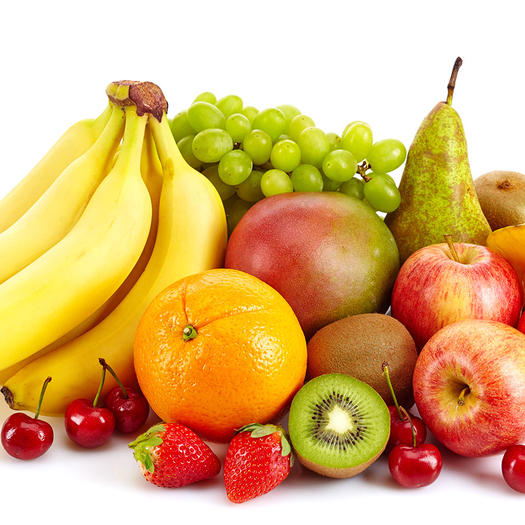
#> input picture images/fruits.jpg, 525 x 525 px
$ jupyter execute '01 Opening Images, Cropping, Adding, Noise, Blur, Shapen.ipynb'   (shell and % lines are left out)
#> lines starting #> are read from the running program, lines starting #| are printed output that depends on the picture
[cell 1]
import numpy as np
import cv2
import matplotlib.pyplot as plt

cv2.IMREAD_COLOR : Loads a color image. Any transparency of image will be neglected. It is the default flag.

cv2.IMREAD_GRAYSCALE : Loads image in grayscale mode

cv2.IMREAD_UNCHANGED : Loads image as such including alpha channel

[cell 2]
image = cv2.imread('../images/fruits.jpg', cv2.IMREAD_GRAYSCALE)
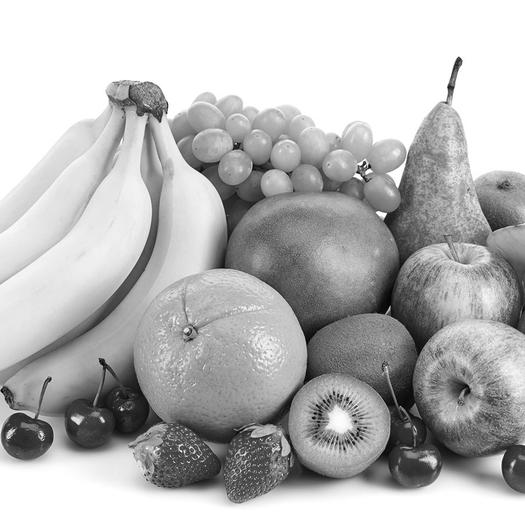
#> image: shape (525, 525); min 0, max 255, mean 183.5

[cell 3]
plt.figure(figsize=(8,8))
plt.imshow(image, cmap='gray') #cmap='gray' because without this, matplotlib will show a different shade image
print(image.shape)
#| (525, 525)

[cell 4]
# CROPPING IMAGE
y = 350
x = 0
h = 130 # Height
w = 100 # Width
fruit1 = image[y:y+h,x:x+w]
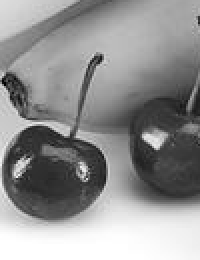
#> fruit1: shape (130, 100) (shown 2 times larger); min 0, max 255, mean 145.3
plt.imshow(fruit1, cmap='gray')
plt.title("Cropped Image")

[cell 5]
fruit2 = image[100:100+h,250:250+w]
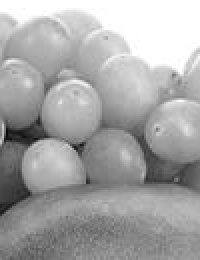
#> fruit2: shape (130, 100) (shown 2 times larger); min 6, max 255, mean 166.5
plt.imshow(fruit2, cmap='gray')
plt.title("Cropped Image")

[cell 6]
# Adding two images together might cause other values to reach the maximum value of 255 and start clipping the image.
plt.imshow(fruit1+fruit2, cmap='gray')
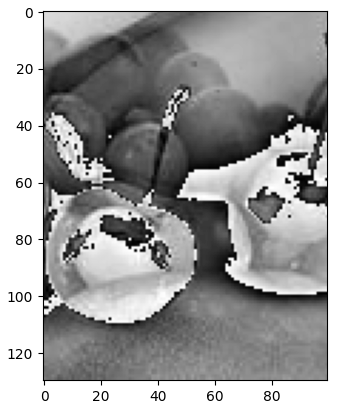
#> figure drawn by matplotlib, 1 panel

[cell 7]
plt.subplot(1, 2, 1)
#Adding both images with weights of 0.5 each to avoid clipping
plt.imshow(0.5* fruit1+ 0.5* fruit2, cmap='gray')


plt.subplot(1, 2, 2)
#Adding both image then dividing by two is not the same as we did above
plt.imshow((fruit1+fruit2)//2, cmap='gray')
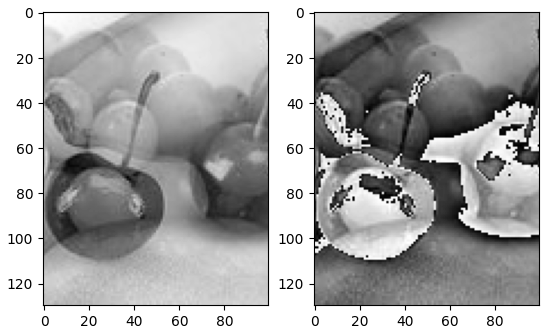
#> figure drawn by matplotlib, 2 panels

[cell 8]
# mean and standard deviation
mean, sigma = 0,0.1

# Gaussian Noise
g_noise = np.random.normal(mean, sigma, image.shape)

[cell 9]
# g_noise has values less than one
# We map these values to [0 255] so we can add it to our original image
g_noise = np.interp(g_noise, [0,1], [0,255])
g_noise = np.float32(g_noise)

[cell 10]
image_with_gnoise = image + g_noise
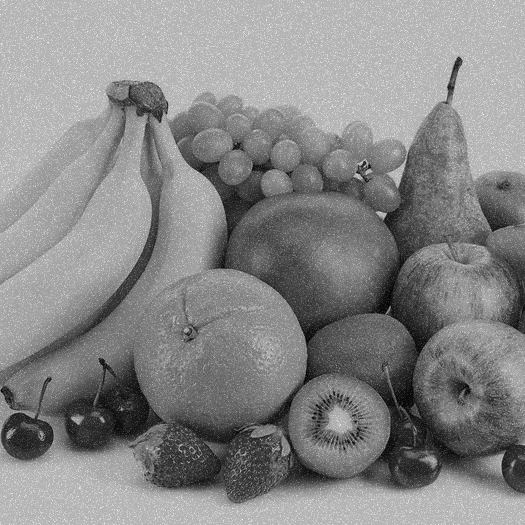
#> image_with_gnoise: shape (525, 525) float32; min 0, max 363.2, mean 193.7; drawn with min black and max white
plt.figure(figsize=(8,8))
plt.imshow(image_with_gnoise, cmap='gray')

[cell 11]
#Salt and Pepper Noise Generation

def saltpepper_noise(image, probability):
#> called with probability = 0.05
    import random
    output = np.zeros(image.shape,np.uint8)
    threshold = 1 - probability
    for i in range(image.shape[0]):
        for j in range(image.shape[1]):
            rdn = random.random()
            if rdn < probability:
                output[i][j] = 0
            elif rdn > threshold:
                output[i][j] = 255
            else:
                output[i][j] = image[i][j]
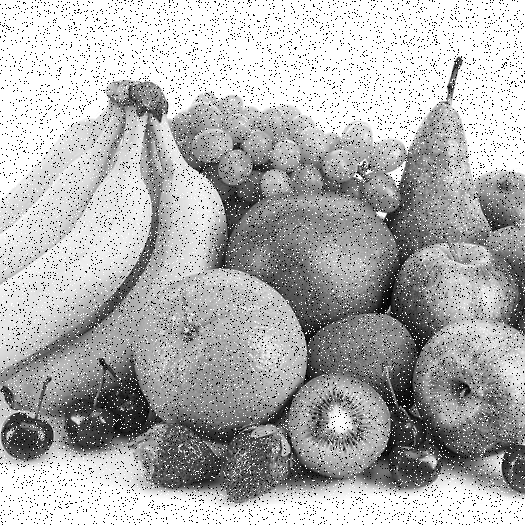
#> output: shape (525, 525); min 0, max 255, mean 177.9
    return np.float32(output)

[cell 12]
plt.figure(figsize=(12,12))
plt.subplot(1, 2, 1)
image_with_saltpepper = image+saltpepper_noise(image,0.05)
plt.imshow(image_with_saltpepper, cmap='gray')
plt.title("with Salt and Pepper Noise")

# Median Blur works very well with salt and pepper noises
plt.subplot(1, 2, 2)
median = cv2.medianBlur(image_with_saltpepper, 5) #This 5 here is the range to check the neghboring pixels
plt.imshow(median, cmap='gray')
plt.title("after Median Blur")

[cell 13]
# Averaging Filter is also a blurring filter
# You create a kernel that has values of 1 and you normalize it.

kernel = np.ones((5,5), np.float32)/25
plt.figure(figsize=(8,8))
# cv2.filter2D - Convolving the kernel within the image
plt.imshow(cv2.filter2D(image_with_gnoise,-1,kernel), cmap='gray')
plt.title("Averaging Filter / Blur")
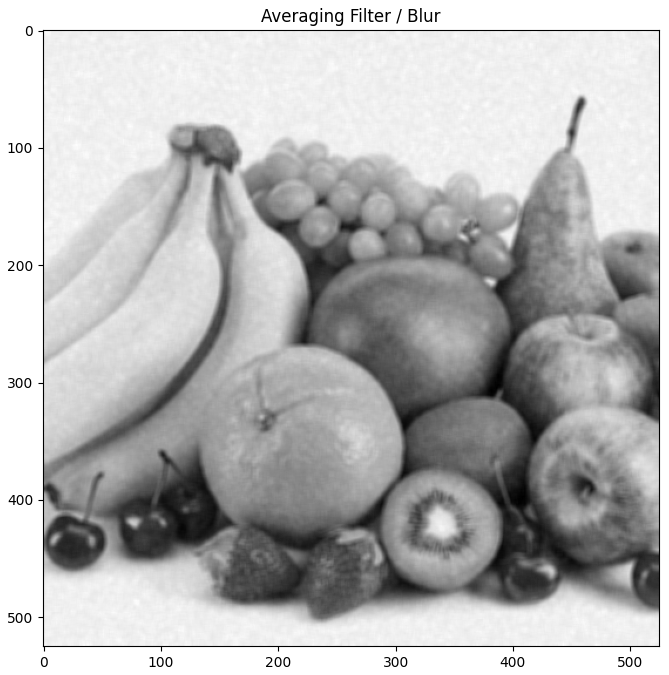
#> figure drawn by matplotlib, 1 panel

[cell 14]
# Gaussian Blur

blur = cv2.GaussianBlur(image_with_gnoise,(5,5),0)
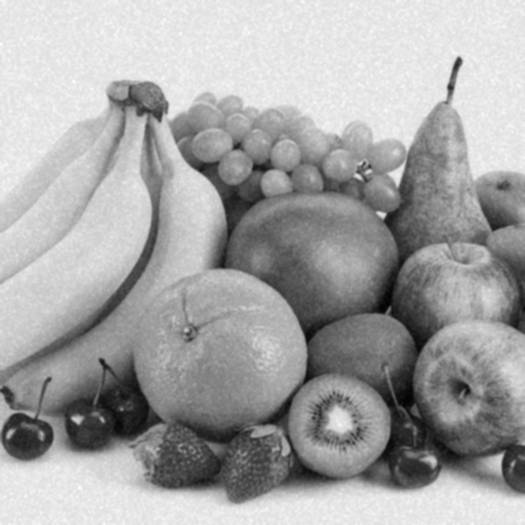
#> blur: shape (525, 525) float32; min 13.4, max 290.2, mean 193.7; drawn with min black and max white
plt.figure(figsize=(8,8))
plt.imshow(blur, cmap='gray')
plt.title("Gaussian Blur")

[cell 15]
# Bilateral Filter work effectively when blurring but you want to keep the edges
# bilateralFilter(src, d, sigmaColor, sigmaSpace[, dst[, borderType]])

blur = cv2.bilateralFilter(np.float32(image_with_gnoise),10,100,100)
plt.figure(figsize=(8,8))
plt.imshow(blur, cmap='gray')
plt.title("Blurring, keeping Edges")

[cell 16]
# COLORED IMAGES

[cell 17]
image = cv2.imread('../images/fruits.jpg', cv2.IMREAD_COLOR)
#> image is the input picture: shape (525, 525, 3); mean B, G, R 116.4, 178.2, 219.5

[cell 18]
plt.figure(figsize=(8,8))
plt.imshow(image)
plt.title("Image in BGR format with OpenCV")

# OpenCV has a BGR set of matrix and not in RGB format.
# That is the reason why the below image has weird colors.
# To fix this, we need to create a function to do BGR -> RGB

[cell 19]
# BGR to RGB function

def to_rgb(img):
    return cv2.cvtColor(img, cv2.COLOR_BGR2RGB)
#> returned value: shape (525, 525, 3)

[cell 20]
plt.figure(figsize=(8,8))
plt.imshow(to_rgb(image))
plt.title("Original Image")

[cell 21]
# BLURRING

kernel = np.ones((5,5), np.float32)/25
plt.figure(figsize=(8,8))
image_withAveraging = cv2.filter2D(image,-1,kernel)
plt.imshow(to_rgb(image_withAveraging))
plt.title("Blurred Image")

[cell 22]
# SHARPENING FILTER
# You subtract an impluse matrix
kernel = np.zeros((5,5), np.float32)
kernel[2,2] = 2.0  #Center value
box_filter = np.ones((5,5), np.float32)/25
kernel = kernel - box_filter

sharpened_image = cv2.filter2D(image_withAveraging, -1, kernel)
for i in range(1,4):
    plt.figure(figsize=(20,15))
    plt.subplot(1,3,i)
    sharpened_image = cv2.filter2D(sharpened_image, -1, kernel)
    plt.imshow(to_rgb(sharpened_image))
    plt.title("Shapened Image, #{}".format(i))
#> this loop made 3 passes
#> pass 3, `sharpened_image = cv2.filter2D(sharpened_image, -1, kernel)`:
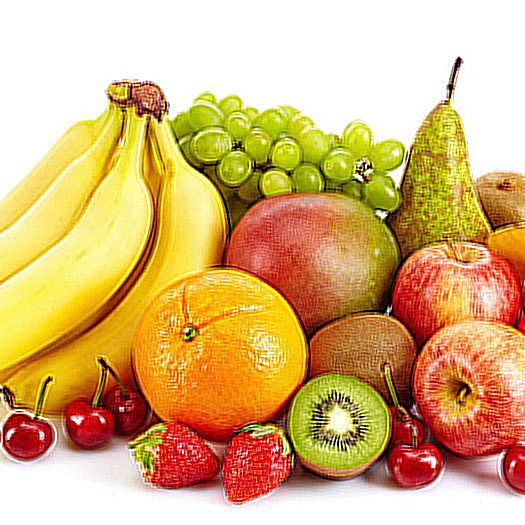
#> sharpened_image: shape (525, 525, 3); mean B, G, R 118.3, 178.6, 218.4

$ run again, with images/3dshapes.jpg copied over images/fruits.jpg
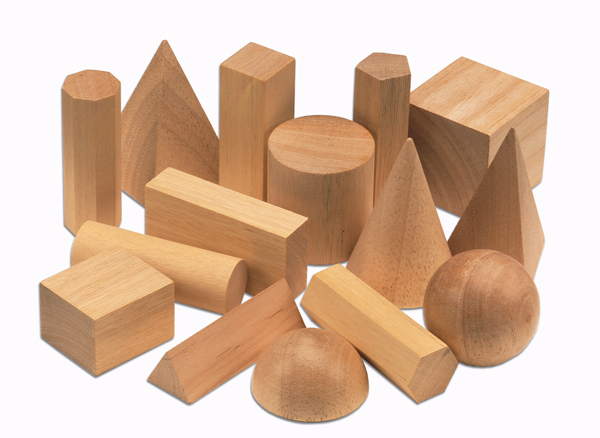
#> input picture images/3dshapes.jpg, 600 x 438 px
#| (438, 600)
#> after the loop in saltpepper_noise, `for i in range(image.shape[0]):`:
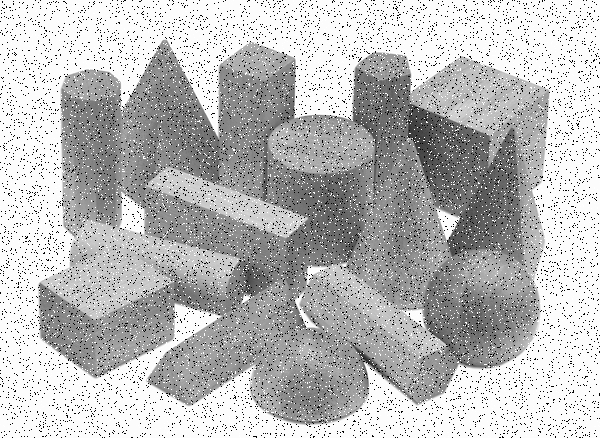
#> output: shape (438, 600); min 0, max 255, mean 186.7
#> image is the input picture: shape (438, 600, 3); mean B, G, R 164.7, 187.1, 216.6
#> the loop `for i in range(1,4):` made 3 passes
#> pass 3, `sharpened_image = cv2.filter2D(sharpened_image, -1, kernel)`:
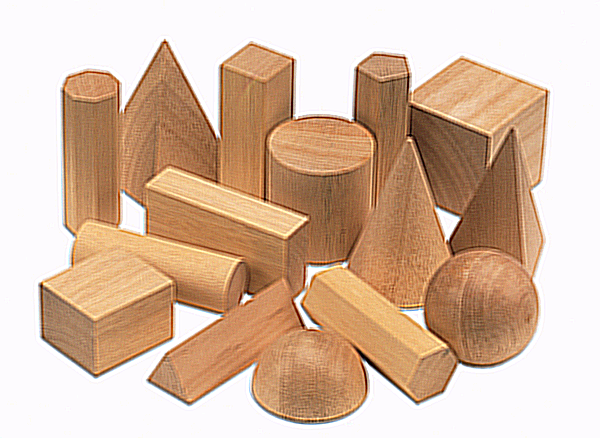
#> sharpened_image: shape (438, 600, 3); mean B, G, R 163.9, 186.3, 215.9

$ run again, with images/chessboard.jpg copied over images/fruits.jpg
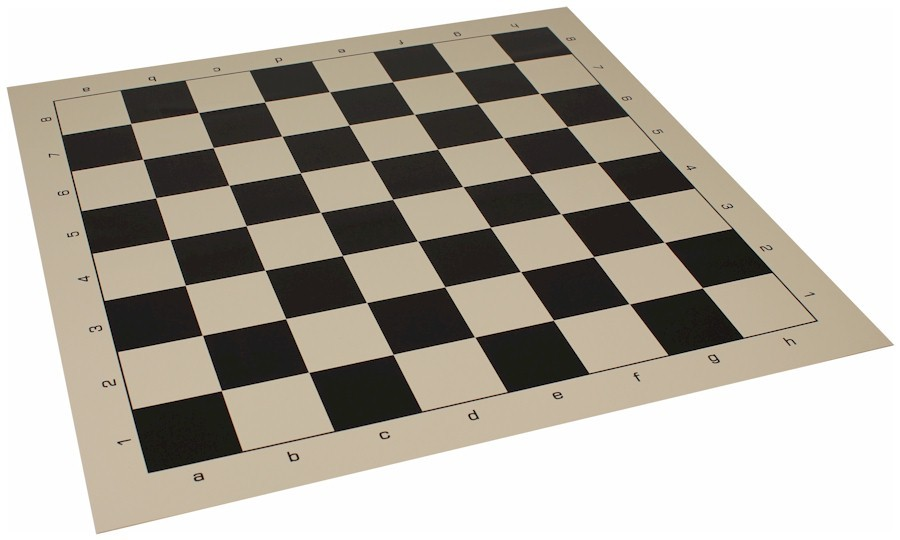
#> input picture images/chessboard.jpg, 900 x 540 px
#| (540, 900)
#> image is the input picture: shape (540, 900, 3); mean B, G, R 165.7, 175.5, 181.2
#> the loop `for i in range(1,4):` made 3 passes
#> pass 3, `sharpened_image = cv2.filter2D(sharpened_image, -1, kernel)`:
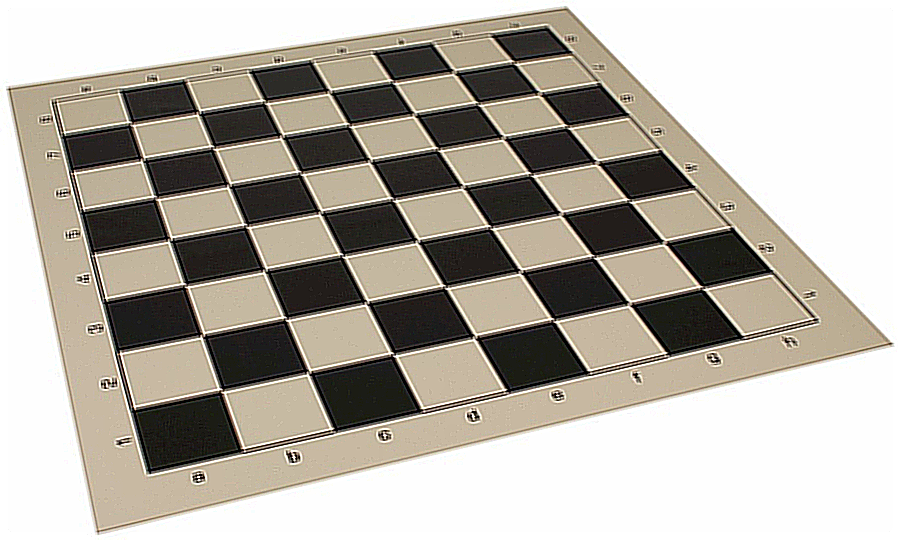
#> sharpened_image: shape (540, 900, 3); mean B, G, R 166.3, 175.7, 181.2
